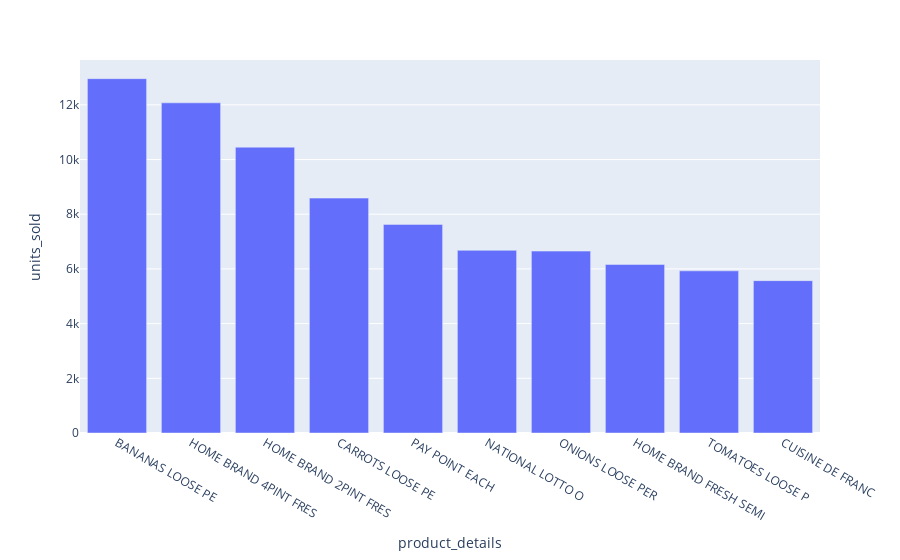

The code cell stored with this chart in its notebook:
### Code cell
#bar plot of top 10 most sold item across all stores
fig=px.bar(temp,x='product_details',y='units_sold')

fig.show()

### Figure 1 — Plotly figure (JSON) as saved in the notebook; plotly's stock layout.template omitted (floating-point values rounded to 4 significant figures)
{"data": [{"alignmentgroup": "True", "hovertemplate": "product_details=%{x}<br>units_sold=%{y}<extra></extra>", "legendgroup": "", "marker": {"color": "#636efa", "pattern": {"shape": ""}}, "name": "", "offsetgroup": "", "orientation": "v", "showlegend": false, "textposition": "auto", "type": "bar", "x": ["BANANAS LOOSE PE", "HOME BRAND 4PINT FRES", "HOME BRAND 2PINT FRES", "CARROTS LOOSE PE", "PAY POINT EACH", "NATIONAL LOTTO O", "ONIONS LOOSE PER", "HOME BRAND FRESH SEMI", "TOMATOES LOOSE P", "CUISINE DE FRANC"], "xaxis": "x", "y": [12958, 12073, 10452, 8589, 7629, 6680, 6651, 6164, 5929, 5572], "yaxis": "y"}], "layout": {"barmode": "relative", "legend": {"tracegroupgap": 0}, "margin": {"t": 60}, "xaxis": {"anchor": "y", "domain": [0, 1], "title": {"text": "product_details"}}, "yaxis": {"anchor": "x", "domain": [0, 1], "title": {"text": "units_sold"}}}}
